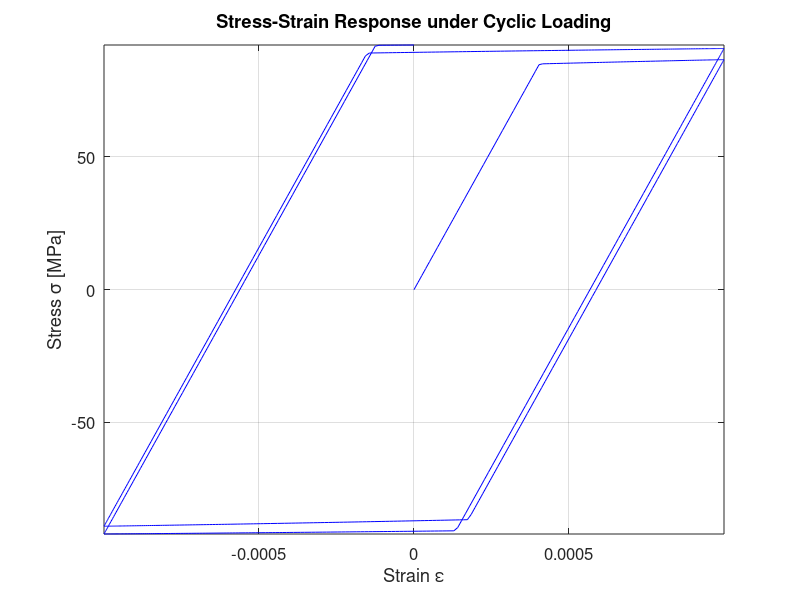

MATLAB code to generate this figure:
% 1D Plasticity Solver with Nonlinear Hardening
clear all; close all; clc;

% Material Parameters
E = 210000;          % Young's modulus [MPa]
sigma_y0 = 85;       % Initial yield stress [MPa]
h1 = 10.0;           % Hardening parameter 1
h2 = 300.0;          % Hardening parameter 2

% Loading Parameters
num_steps = 1000;    % Number of time steps
strain_max = 0.001;  % Maximum strain amplitude

% Create cyclic loading pattern starting from 0 to +strain_max, 
% then to -strain_max and back
t = linspace(0, 4*pi, num_steps);
strain = strain_max * sin(t);  % Sinusoidal loading pattern

% Initialize arrays
sigma = zeros(1, num_steps);      % Stress
epsilon_p = zeros(1, num_steps);  % Plastic strain
alpha = zeros(1, num_steps);      % Internal variable

% Time integration loop
for k = 2:num_steps
    % Current total strain
    epsilon_k = strain(k);
    
    % Trial state (elastic predictor)
    sigma_trial = E * (epsilon_k - epsilon_p(k-1));
    
    % Current yield stress
    sigma_y = sigma_y0 + h1 * (1 - exp(-h2 * alpha(k-1)));
    
    % Check yield condition
    f_trial = abs(sigma_trial) - sigma_y;
    
    if f_trial <= 0
        % Elastic step
        sigma(k) = sigma_trial;
        epsilon_p(k) = epsilon_p(k-1);
        alpha(k) = alpha(k-1);
    else
        % Plastic step - Newton-Raphson iteration
        delta_gamma = 0;
        tol = 1e-8;
        max_iter = 100;
        
        for iter = 1:max_iter
            % Current residual
            sigma_current = sigma_trial - E * delta_gamma * sign(sigma_trial);
            sigma_y_current = sigma_y0 + h1 * (1 - exp(-h2 * (alpha(k-1) + delta_gamma)));
            R = abs(sigma_current) - sigma_y_current;
            
            % Check convergence
            if abs(R) < tol
                break;
            end
            
            % Compute tangent and update
            dR = -E - h1 * h2 * exp(-h2 * (alpha(k-1) + delta_gamma));
            delta_gamma = delta_gamma - R/dR;
        end
        
        % Update state variables
        sigma(k) = sigma_trial - E * delta_gamma * sign(sigma_trial);
        epsilon_p(k) = epsilon_p(k-1) + delta_gamma * sign(sigma_trial);
        alpha(k) = alpha(k-1) + delta_gamma;
    end
end

% Plot results
figure('Position', [100 100 800 600])
plot(strain, sigma, 'b-', 'LineWidth', 0.5)
grid on
xlabel('Strain \epsilon', 'FontSize', 12)
ylabel('Stress \sigma [MPa]', 'FontSize', 12)
title('Stress-Strain Response under Cyclic Loading', 'FontSize', 14)
axis tight

% Add some visual improvements
set(gca, 'FontSize', 12)
box on